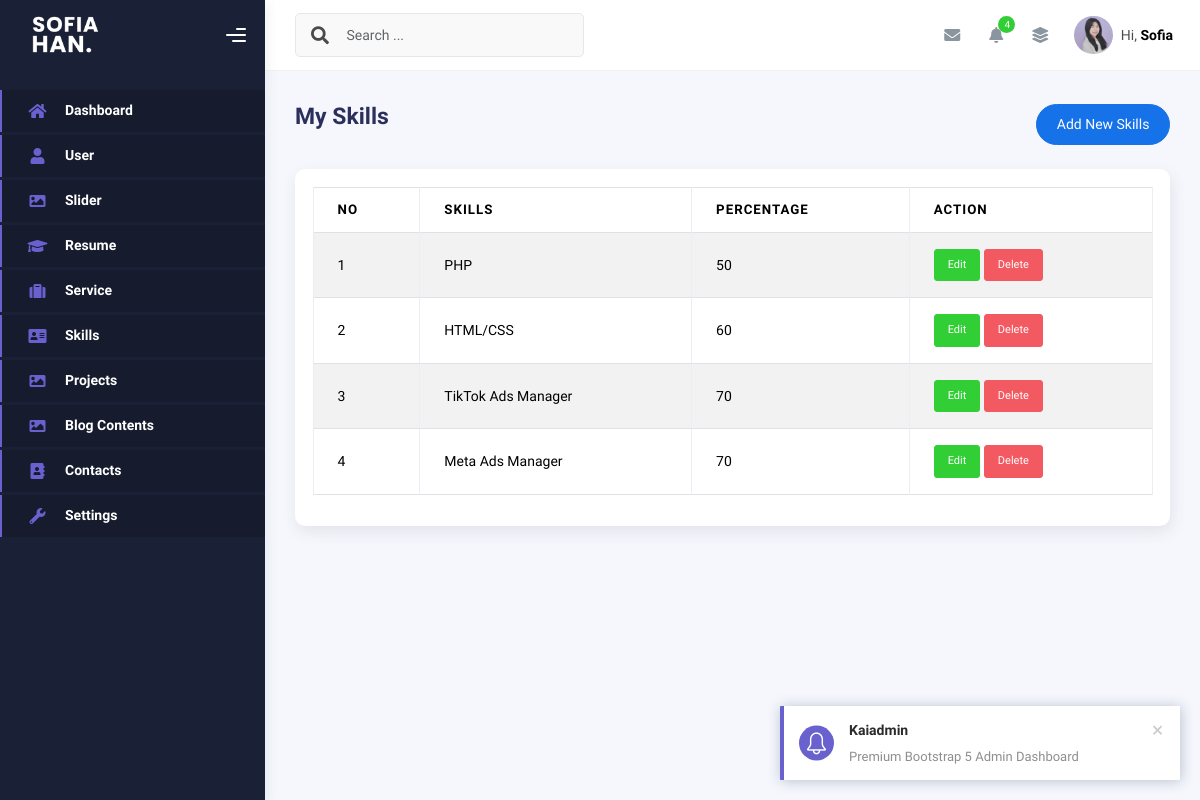
/admin/skills.php, run on the app's committed database.
### tables this page shows
CREATE TABLE `my_skills` (
  `id` int(11) NOT NULL,
  `skills` varchar(50) NOT NULL,
  `percentage` int(100) NOT NULL,
  `created_at` timestamp NOT NULL DEFAULT current_timestamp(),
  `updated_at` timestamp NULL DEFAULT NULL ON UPDATE current_timestamp()
);

### admin/skills.php (the view, shortened to what this page needs)
<?php
include "config/koneksi.php";
$query = mysqli_query($conn, "SELECT * FROM my_skills ORDER BY id DESC");
$rows = mysqli_fetch_all($query, MYSQLI_ASSOC);
?>
<!DOCTYPE html>
<html lang="en">
<head>
    <?php
    include "inc/css.php";
    ?>
</head>
<body>
    <div class="wrapper">
        <?php
        include "inc/sidebar.php";
        ?>
        <div class="main-panel">
            <div class="main-header">
                <?php
                include "inc/navbar.php";
                ?>
            </div>
            <div class="container">
                <div class="page-inner">
                    <div class="d-flex align-items-left align-items-md-center flex-column flex-md-row pt-2 pb-4">
                        <div>
                            <h3 class="fw-bold mb-3">My Skills</h3>
                        </div>
                        <div class="ms-md-auto py-2 py-md-0">
                            <a href="create-skills.php" class="btn btn-primary btn-round">Add New Skills</a>
                        </div>
                    </div>
                    <div class="row">
                        <div class="col-sm-6 col-md-12">
                            <div class="card">
                                <div class="card-body">
                                    <table class="table table-bordered table-striped">
                                        <thead>
                                            <tr>
                                                <th>No</th>
                                                <th>Skills</th>
                                                <th>Percentage</th>
                                                <th>Action</th>
                                            </tr>
                                        </thead>
                                        <tbody>
                                            <?php foreach ($rows as $index => $row): ?>
                                                <tr>
                                                    <td><?php echo $index += 1 ?></td>
                                                    <td><?php echo $row['skills'] ?></td>
                                                    <td><?php echo $row['percentage'] ?></td>
                                                    <td>
                                                        <a class="btn btn-success btn-sm"
                                                            href="create-skills.php?edit=<?php echo $row['id'] ?>">Edit</a>
                                                        <a onclick="return confirm('Are you sure wanna delete this data?')"
                                                            class=" btn btn-danger btn-sm"
                                                            href="skills.php?delete=<?php echo $row['id'] ?>">Delete</a>
                                                    </td>
                                                </tr>
                                            <?php endforeach ?>
                                        </tbody>
                                    </table>
                                </div>
                            </div>
                        </div>
                    </div>
                </div>
            </div>
</body>
</html>

### data on the page
my_skills: index "1", skills "PHP", percentage "50"
my_skills: index "2", skills "HTML/CSS", percentage "60"
my_skills: index "3", skills "TikTok Ads Manager", percentage "70"
my_skills: index "4", skills "Meta Ads Manager", percentage "70"
